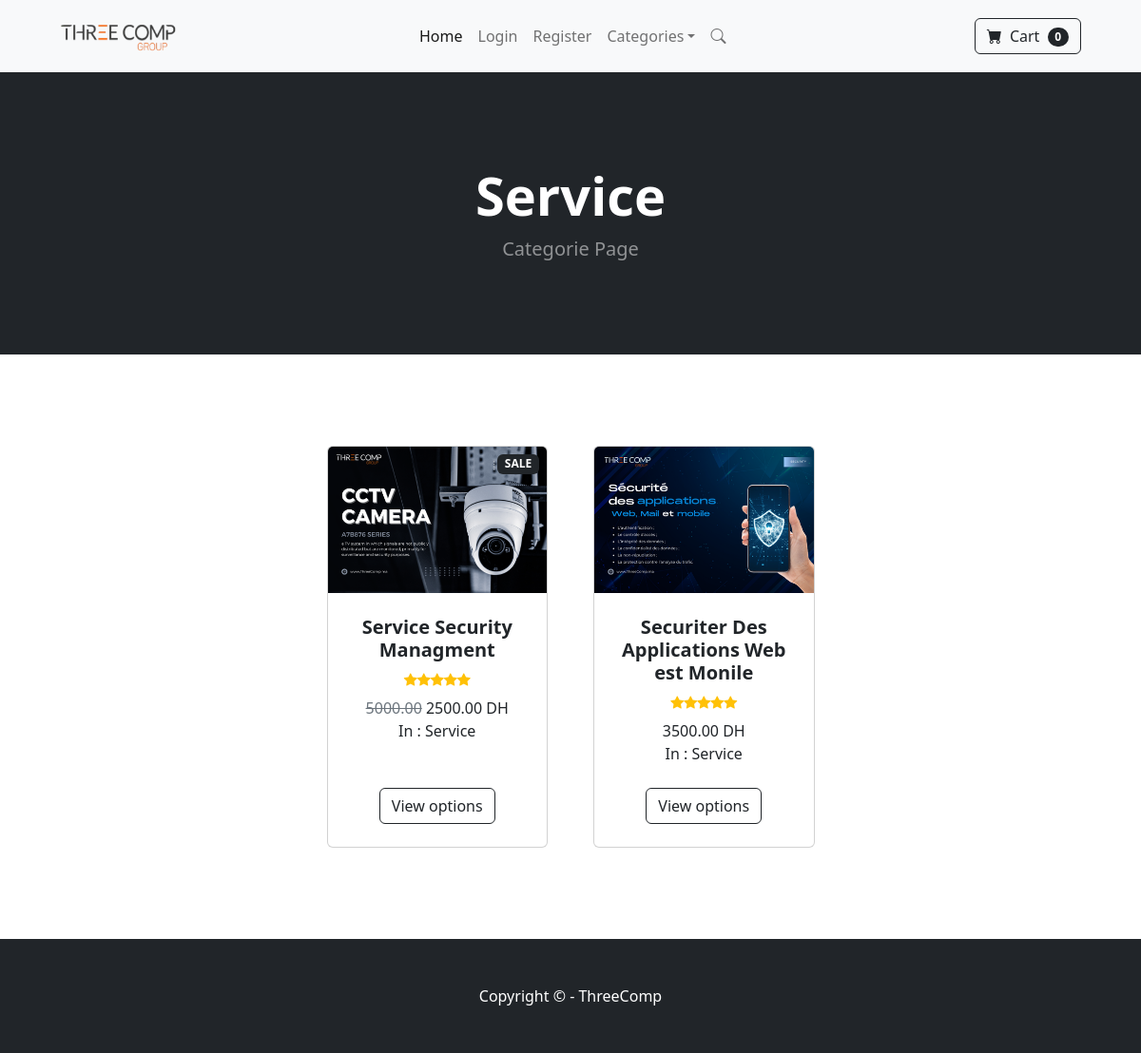
Screenshot of /category/Service with the database file from the repository.
### Ecommerce_Website/models.py (models this page shows, shortened)
class categories(models.Model):
    name_cat = models.CharField(max_length=100)
    img_cat = models.ImageField(upload_to='categorie/',blank=True)
    def __str__(self):
        return self.name_cat
    class Meta:
        verbose_name_plural = 'Categories'

class produit(models.Model):
    DISPO_CHOICES = [
        ('DISPO', 'DISPONIBLE'),
        ('REP', 'RUPTURE DE STOCK'),
        ('SALE', 'SALE'),
    ]
    name = models.CharField(max_length=100)
    price = models.DecimalField(default=0, decimal_places=2, max_digits=6)
    categorie = models.ForeignKey(categories, on_delete=models.CASCADE, default=1)  # Par défaut, une catégorie
    description = HTMLField()  # Utiliser RichTextField pour les descriptions riches
    dispo = models.CharField(max_length=6, choices=DISPO_CHOICES, default='DISPO')
    image1 = models.ImageField(upload_to='produit/')
    is_sale = models.BooleanField(default=False)
    sale_price = models.DecimalField(default=0, decimal_places=2, max_digits=6)
    class Meta:
        verbose_name_plural = 'Les Produits'

### Ecommerce_Website/views.py (the view)
# urls.py: path('category/<str:foo>', views.category, name='category'),
def category(request, foo):
    try:
        category = categories.objects.get(name_cat=foo)
        products =  produit.objects.filter(categorie=category)
        return render(request, 'Ecom/category.html',{'products':products, 'category': category})
    except:
        messages.success(request, ("That Category Doesn't exists"))
        return redirect('base')

### cart/cart.py (called while the page is built)
    def __len__(self):
        return len(self.cart)

### cart/context_processors.py (called while the page is built)
def cart(request):
    return {'cart': Cart(request)}

### Templates/Ecom/category.html
{% extends 'Ecom/base.html' %}
{% load static %}
{% block content %}
        <header class="bg-dark py-5">
            <div class="container px-4 px-lg-5 my-5">
                <div class="text-center text-white">
                    <h1 class="display-4 fw-bolder">{{ category }}</h1>
                    <p class="lead fw-normal text-white-50 mb-0">Categorie Page</p>
                </div>
            </div>
        </header>
        <section class="py-5">
            <div class="container px-4 px-lg-5 mt-5">
                <div class="row gx-4 gx-lg-5 row-cols-2 row-cols-md-3 row-cols-xl-4 justify-content-center">
                    {% for p in products %}
                    <div class="col mb-5">
                        <div class="card h-100">
                            {% if p.dispo == 'REP' %}
                                <div class="badge bg-dark text-white position-absolute" style="top: 0.5rem; right: 0.5rem">Rupture de Stock</div>
                            {% elif p.dispo == 'SALE'%}
                                <div class="badge bg-dark text-white position-absolute" style="top: 0.5rem; right: 0.5rem">SALE</div>
                            {% endif %}
                            <img class="card-img-top" src="{{p.image1.url}}" alt="..." />
                            <div class="card-body p-4">
                                <div class="text-center">
                                    <h5 class="fw-bolder">{{p.name}}</h5>
                                    <div class="d-flex justify-content-center small text-warning mb-2">
                                        <div class="bi-star-fill"></div>
                                        <div class="bi-star-fill"></div>
                                        <div class="bi-star-fill"></div>
                                        <div class="bi-star-fill"></div>
                                        <div class="bi-star-fill"></div>
                                    </div>
                                    {% if p.is_sale == True %}
                                        <span class="text-muted text-decoration-line-through">{{p.price}}</span>
                                        {{p.sale_price}} DH
                                    {% else %}
                                        {{p.price}} DH
                                    {% endif %}
                                    <br>
                                    In : {{p.categorie}}
                                </div>
                            </div>
                            <div class="card-footer p-4 pt-0 border-top-0 bg-transparent">
                                <div class="text-center"><a class="btn btn-outline-dark mt-auto" href="{% url 'product' p.id %}">View options</a></div>
                            </div>
                        </div>
                    </div>
{% endfor %}
                </div>
            </div>
        </section>
{% endblock content %}

### rows the page displays
categories: name_cat "Service"
produit: dispo "SALE", image1 (picture), name "Service Security Managment", price "5000.00", sale_price "2500.00", categorie "Service"
produit: image1 (picture), name "Securiter Des Applications Web est Monile", price "3500.00", categorie "Service"

### other values shown
{{ cart|length }} "0"
